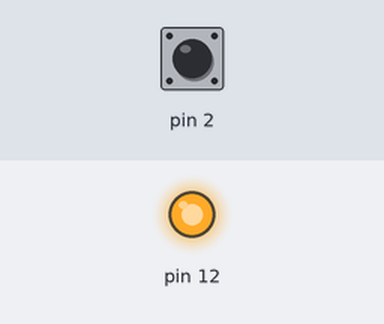
Bench run of a sketch on a simulated Arduino Uno, built with avr-gcc and run on an emulated ATmega328P. Shown: output pins drawn as LEDs (lit = HIGH). The inputs (shaded band) are chosen by the test bench; at power-on: pin 2 HIGH.

Above: at 1.2 s.
1.3 s: pin 2 pulled LOW for 0.15 s
At 1.37 s:
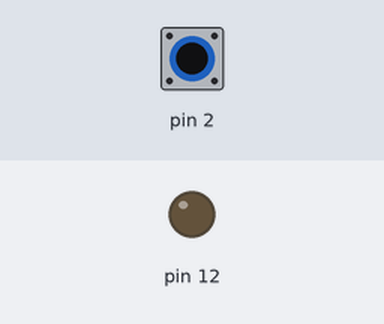
2.9 s: pin 2 pulled LOW for 3.2 s
At 7.0 s:
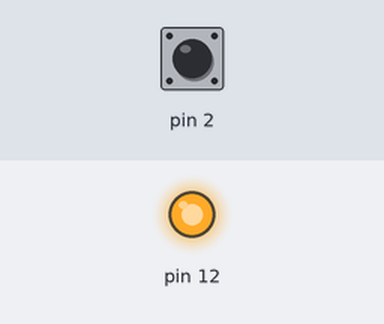
Timing chart, 0 to 8.5 s (numbered marks = the images above; inputs shaded):
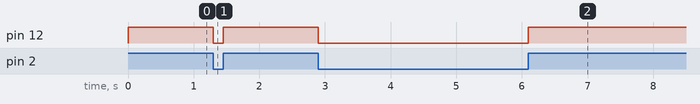

The sketch:

buttoncontrolledld.ino
```cpp
/*
  Button Controlled LED
  Turns on an LED when push the button.
*/

void setup() {
  // put your setup code here, to run once:
     pinMode(2, INPUT_PULLUP);
     pinMode(12, OUTPUT);

}

void loop() {
  // put your main code here, to run repeatedly:
    int buttonPushed = digitalRead(2);
    if(buttonPushed)
    {
      Serial.print("button on");
      digitalWrite(12, HIGH);   // set the LED on

    }
      else
      {
      digitalWrite(12, LOW);    // set the LED off
    }


}
```

Measured:
- after the input at 1.3 s, pin 12: HIGH → LOW at once, → HIGH 0.15 s later
- after the input at 2.9 s, pin 12: HIGH → LOW at once, → HIGH 3.2 s later
